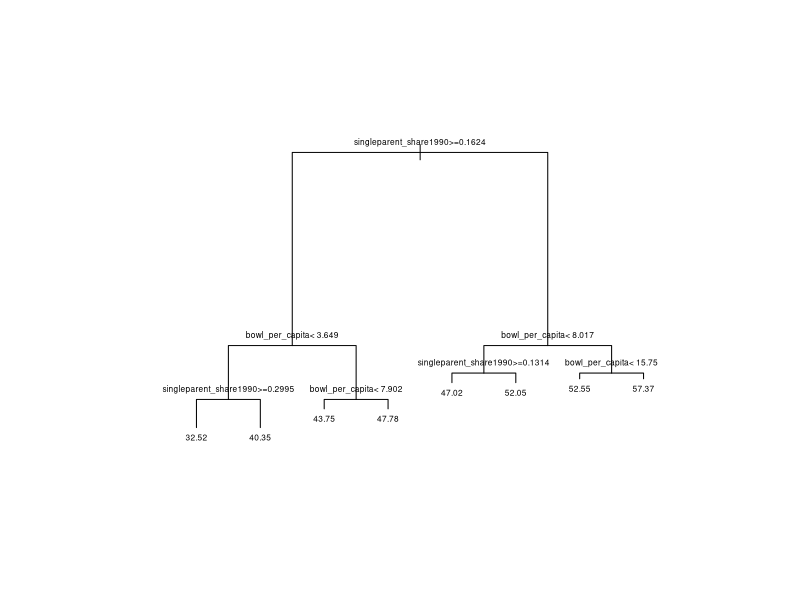
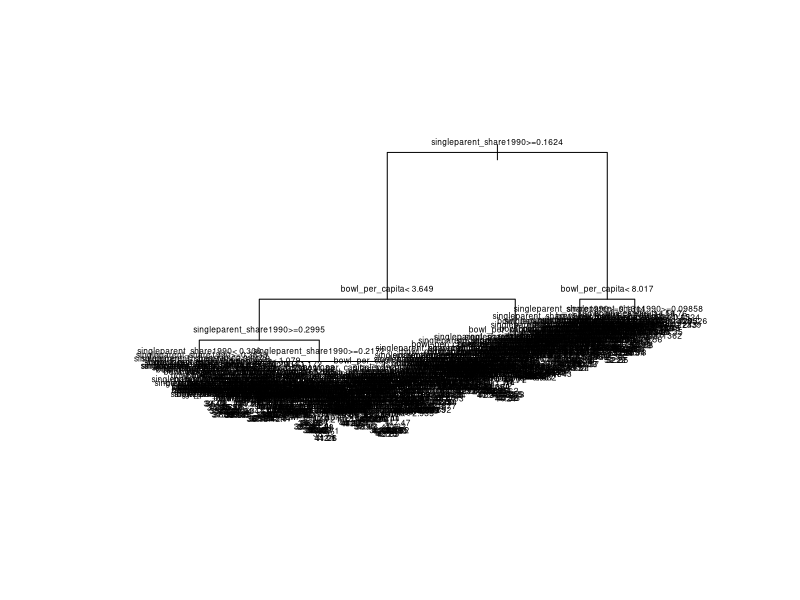

Generate these figures, in order, with R:
# Gregory Bruich, Ph.D.
# Economics 50, Harvard University
# Send corrections and suggestions to gbruich@fas.harvard.edu

rm(list=ls()) # removes all objects from the environment
cat('\014') # clears the console

###Load packages
if (!require(haven)) install.packages("haven"); library(haven)
if (!require(rpart)) install.packages("rpart"); library(rpart)
if (!require(ggplot2)) install.packages("ggplot2"); library(ggplot2)

## Read in data 
mobility <- read_dta("mobility.dta")
summary(mobility)

#Questions 2 example code
HUID <- 50505050 #Replace with your HUID
set.seed(HUID)

#Uniformly distributed random number between 0 and 1
mobility$random_number <- runif(length(mobility$cz))

## Generate a training flag for 50% of the sample
mobility$train_flag <- ifelse(mobility$random_number>= 0.5, 1, 0) 

#Report number of observations in training and test samples
sum(mobility$train_flag)
sum(1-mobility$train_flag)

## Create some data frames that just contain the training and test data
test <- subset(mobility, train_flag == 0)
train <- subset(mobility, train_flag == 1)

#Question 4 example code

### Regression example: modify this code to complete the coding exercise
mobilityreg <- lm(kfr_pooled_pooled_p25 ~ bowl_per_capita + singleparent_share1990, data=train) 
summary(mobilityreg)

### Display data for Milwaukee, WI
summary(subset(mobility, cz == 24100))

#Generate predictions for all observations in the test data
y_test_predictions_ols <- predict(mobilityreg, newdata=test)

#Generate predictions for all observations in the training data
y_train_predictions_ols <- predict(mobilityreg, newdata=train)

#Generate squared prediction errors
OLS_performance_testset <- (test$kfr_pooled_pooled_p25 - y_test_predictions_ols)^2
OLS_performance_trainset <- (train$kfr_pooled_pooled_p25 - y_train_predictions_ols)^2

#Report the root mean squared prediction error
rmspe_test_ols <- sqrt(mean(OLS_performance_testset, na.rm=TRUE))
rmspe_train_ols <- sqrt(mean(OLS_performance_trainset, na.rm=TRUE))

rmspe_test_ols
rmspe_train_ols

#Question 5.	Prediction using decision tree

#### Trees example: modify this code to complete the coding exercise
## Method is rpart()
## Depth 3
mobilitytree <- rpart(kfr_pooled_pooled_p25 ~ bowl_per_capita + singleparent_share1990, 
                      data=train, 
                      maxdepth = 3, 
                      cp=0) 

#Options for rpart
#cp = complexity parameter, which controls the complexity of the tree. 0 is most complex.
#If cp>0 the tree will only grown if the increase in tree size improve the performance of the tree by at least cp.
#maxdepth = maximum depth of any node of the final tree, with the root node counted as depth 0
#Other tuning parameters that can be changed
help("rpart.control")

#Visualize the fitted decision tree
plot(mobilitytree, margin = 0.2)
text(mobilitytree, cex = 0.5)

#Apply tree to predict Milwaukee, WI
summary(subset(mobility, cz == 24100))

#Calculate predictions for all rows in test and training samples
y_test_predictions_tree <- predict(mobilitytree, newdata=test)
y_train_predictions_tree <- predict(mobilitytree, newdata=train)

#Generate squared prediction errors
tree_performance_testset <- (test$kfr_pooled_pooled_p25 - y_test_predictions_tree)^2
tree_performance_trainset <- (train$kfr_pooled_pooled_p25 - y_train_predictions_tree)^2

#Report the root mean squared prediction error
rmspe_test_tree <- sqrt(mean(tree_performance_testset, na.rm=TRUE))
rmspe_train_tree <- sqrt(mean(tree_performance_trainset, na.rm=TRUE))

#Report the root mean squared prediction error
rmspe_test_tree
rmspe_train_tree

#Question 6 example code
#Estimate large tree
big_tree <-rpart(kfr_pooled_pooled_p25 ~ bowl_per_capita + singleparent_share1990, 
             data=train, 
             maxdepth = 30, 
             cp=0,  
             minsplit = 1, 
             minbucket = 1)

#Visualize the fitted decision tree
plot(big_tree, margin = 0.2)
text(big_tree, cex = 0.5)

#Calculate predictions for all rows in test and training samples
y_test_predictions_big_tree <- predict(big_tree, newdata=test)
y_train_predictions_big_tree <- predict(big_tree, newdata=train)

#Generate squared prediction errors
big_tree_performance_testset <- (test$kfr_pooled_pooled_p25 - y_test_predictions_big_tree)^2
big_tree_performance_trainset <- (train$kfr_pooled_pooled_p25 - y_train_predictions_big_tree)^2

#Report the root mean squared prediction error
rmspe_test_big_tree <- sqrt(mean(big_tree_performance_testset, na.rm=TRUE))
rmspe_train_big_tree <- sqrt(mean(big_tree_performance_trainset, na.rm=TRUE))

#Report the root mean squared prediction error
rmspe_test_big_tree
rmspe_train_big_tree

#Question 7
#Compare RMSPE for the three models in-sample
#Compare RMSPE for the three models in the pseduo out-of-sample



